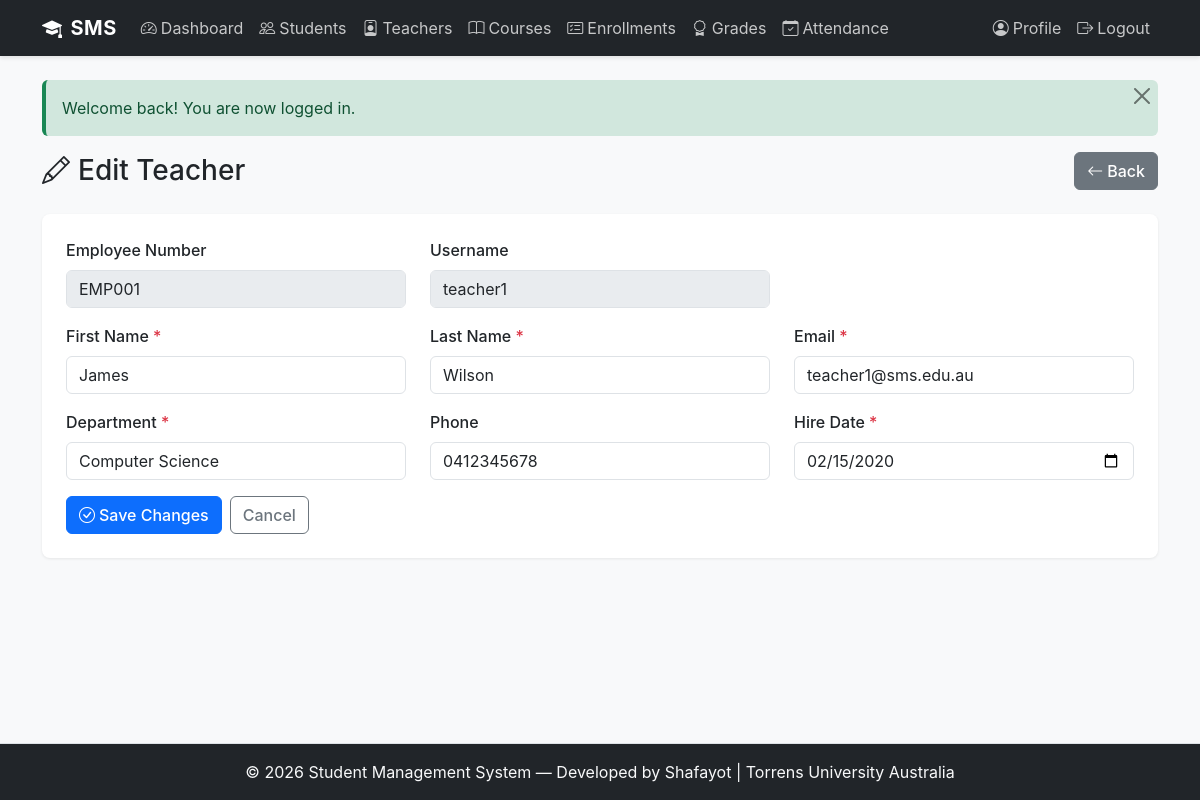
Screenshot of /public/teachers/edit.php?id=1 (signed in) with the database file from the repository.
### tables this page shows
CREATE TABLE teachers (
    id INT AUTO_INCREMENT PRIMARY KEY,
    user_id INT NOT NULL,
    employee_number VARCHAR(20) NOT NULL UNIQUE,
    first_name VARCHAR(50) NOT NULL,
    last_name VARCHAR(50) NOT NULL,
    department VARCHAR(100) NULL,
    phone VARCHAR(20) NULL,
    hire_date DATE NOT NULL,
    created_at DATETIME NOT NULL DEFAULT CURRENT_TIMESTAMP,
    FOREIGN KEY (user_id) REFERENCES users(id) ON DELETE CASCADE,
    INDEX idx_user_id (user_id),
    INDEX idx_employee_number (employee_number)
);

CREATE TABLE users (
    id INT AUTO_INCREMENT PRIMARY KEY,
    username VARCHAR(50) NOT NULL UNIQUE,
    email VARCHAR(100) NOT NULL UNIQUE,
    password_hash VARCHAR(255) NOT NULL,
    role ENUM('admin', 'teacher', 'student') NOT NULL DEFAULT 'student',
    is_active TINYINT(1) NOT NULL DEFAULT 1,
    created_at DATETIME NOT NULL DEFAULT CURRENT_TIMESTAMP,
    updated_at DATETIME NOT NULL DEFAULT CURRENT_TIMESTAMP ON UPDATE CURRENT_TIMESTAMP,
    INDEX idx_email (email),
    INDEX idx_role (role),
    INDEX idx_is_active (is_active)
);

### includes/db.php (called while the page is built, shortened)
<?php
class Database {
    private static $instance = null;
    public static function get_connection() {
        if (self::$instance === null) {
            try {
                $dsn = 'mysql:host=' . DB_HOST . ';dbname=' . DB_NAME . ';charset=' . DB_CHARSET;
                $options = [
                    PDO::ATTR_ERRMODE            => PDO::ERRMODE_EXCEPTION,
                    PDO::ATTR_DEFAULT_FETCH_MODE  => PDO::FETCH_ASSOC,
                    PDO::ATTR_EMULATE_PREPARES    => false,
                ];
                self::$instance = new PDO($dsn, DB_USER, DB_PASS, $options);
            } catch (PDOException $e) {
                error_log('Database connection failed: ' . $e->getMessage());
                die('Sorry, we could not connect to the database. Please try again later.');
            }
        }
        return self::$instance;
    }
    public static function query($sql, $params = []) {
        try {
            $pdo = self::get_connection();
            $stmt = $pdo->prepare($sql);
            $stmt->execute($params);
            return $stmt;
        } catch (PDOException $e) {
            error_log('Query failed: ' . $e->getMessage());
            die('Sorry, a database error occurred. Please try again later.');
        }
    }
    public static function fetch_one($sql, $params = []) {
        $stmt = self::query($sql, $params);
        return $stmt->fetch();
    }
}

### includes/functions.php (called while the page is built, shortened)
<?php
function sanitize($string) {
    return htmlspecialchars($string, ENT_QUOTES, 'UTF-8');
}

### public/teachers/edit.php (the view, shortened to what this page needs)
<?php
require_once __DIR__ . '/../../includes/header.php';
$teacher_id = intval($_GET['id'] ?? 0);
$teacher = Database::fetch_one(
    "SELECT t.*, u.email, u.username FROM teachers t JOIN users u ON t.user_id = u.id WHERE t.id = ?",
    [$teacher_id]
);
$form = [
    'first_name' => $teacher['first_name'], 'last_name' => $teacher['last_name'],
    'email' => $teacher['email'], 'department' => $teacher['department'],
    'phone' => $teacher['phone'], 'hire_date' => $teacher['hire_date'],
];
?>
<div class="d-flex justify-content-between align-items-center mb-4">
    <h1 class="h3 mb-0"><i class="bi bi-pencil me-2"></i>Edit Teacher</h1>
    <a href="<?php echo BASE_URL; ?>/teachers/list.php" class="btn btn-secondary"><i class="bi bi-arrow-left me-1"></i>Back</a>
</div>
<div class="card">
    <div class="card-body">
        <form method="POST">
            <div class="row mb-3">
                <div class="col-md-4">
                    <label class="form-label">Employee Number</label>
                    <input type="text" class="form-control" value="<?php echo sanitize($teacher['employee_number']); ?>" disabled>
                </div>
                <div class="col-md-4">
                    <label class="form-label">Username</label>
                    <input type="text" class="form-control" value="<?php echo sanitize($teacher['username']); ?>" disabled>
                </div>
            </div>
            <div class="row mb-3">
                <div class="col-md-4">
                    <label for="first_name" class="form-label">First Name <span class="text-danger">*</span></label>
                    <input type="text" class="form-control" id="first_name" name="first_name" value="<?php echo sanitize($form['first_name']); ?>" required>
                </div>
                <div class="col-md-4">
                    <label for="last_name" class="form-label">Last Name <span class="text-danger">*</span></label>
                    <input type="text" class="form-control" id="last_name" name="last_name" value="<?php echo sanitize($form['last_name']); ?>" required>
                </div>
                <div class="col-md-4">
                    <label for="email" class="form-label">Email <span class="text-danger">*</span></label>
                    <input type="email" class="form-control" id="email" name="email" value="<?php echo sanitize($form['email']); ?>" required>
                </div>
            </div>
            <div class="row mb-3">
                <div class="col-md-4">
                    <label for="department" class="form-label">Department <span class="text-danger">*</span></label>
                    <input type="text" class="form-control" id="department" name="department" value="<?php echo sanitize($form['department']); ?>" required>
                </div>
                <div class="col-md-4">
                    <label for="phone" class="form-label">Phone</label>
                    <input type="tel" class="form-control" id="phone" name="phone" value="<?php echo sanitize($form['phone']); ?>">
                </div>
                <div class="col-md-4">
                    <label for="hire_date" class="form-label">Hire Date <span class="text-danger">*</span></label>
                    <input type="date" class="form-control" id="hire_date" name="hire_date" value="<?php echo sanitize($form['hire_date']); ?>" required>
                </div>
            </div>
            <div class="d-flex gap-2">
                <button type="submit" class="btn btn-primary"><i class="bi bi-check-circle me-1"></i>Save Changes</button>
                <a href="<?php echo BASE_URL; ?>/teachers/view.php?id=<?php echo $teacher_id; ?>" class="btn btn-outline-secondary">Cancel</a>
            </div>
        </form>
    </div>
</div>
<?php require_once __DIR__ . '/../../includes/footer.php'; ?>

### assets/css/style.css (style rules this page uses)
:root { --primary-color: #0d6efd; --secondary-color: #6c757d; --success-color: #198754; --danger-color: #dc3545; --warning-color: #ffc107; --info-color: #0dcaf0; --light-color: #f8f9fa; --dark-color: #212529; }
body { font-family: -apple-system, BlinkMacSystemFont, 'Segoe UI', Roboto, 'Helvetica Neue', Arial, sans-serif; background-color: #f8f9fa; min-height: 100vh; display: flex; flex-direction: column; }
.form-label { font-weight: 500; color: #212529; margin-bottom: 0.5rem; }
.form-control, .form-select { border: 1px solid #dee2e6; border-radius: 0.375rem; transition: border-color 0.2s ease, box-shadow 0.2s ease; }
.btn { border-radius: 0.375rem; font-weight: 500; transition: all 0.2s ease; }
.btn-primary { background-color: var(--primary-color); border-color: var(--primary-color); }
.card { border: none; border-radius: 0.5rem; box-shadow: 0 1px 3px rgba(0, 0, 0, 0.08); margin-bottom: 1.5rem; }
.card-body { padding: 1.5rem; }
.d-flex { display: flex; }
.justify-content-between { justify-content: space-between; }
.align-items-center { align-items: center; }
.gap-2 { gap: 0.5rem; }
.mb-3 { margin-bottom: 1rem; }

### rows the page displays
teachers: employee_number "EMP001", user.username "teacher1", first_name "James", last_name "Wilson", email "teacher1@sms.edu.au", department "Computer Science", phone "0412345678", hire_date "02/15/2020"

### other values shown
$message "Welcome back! You are now logged in."
